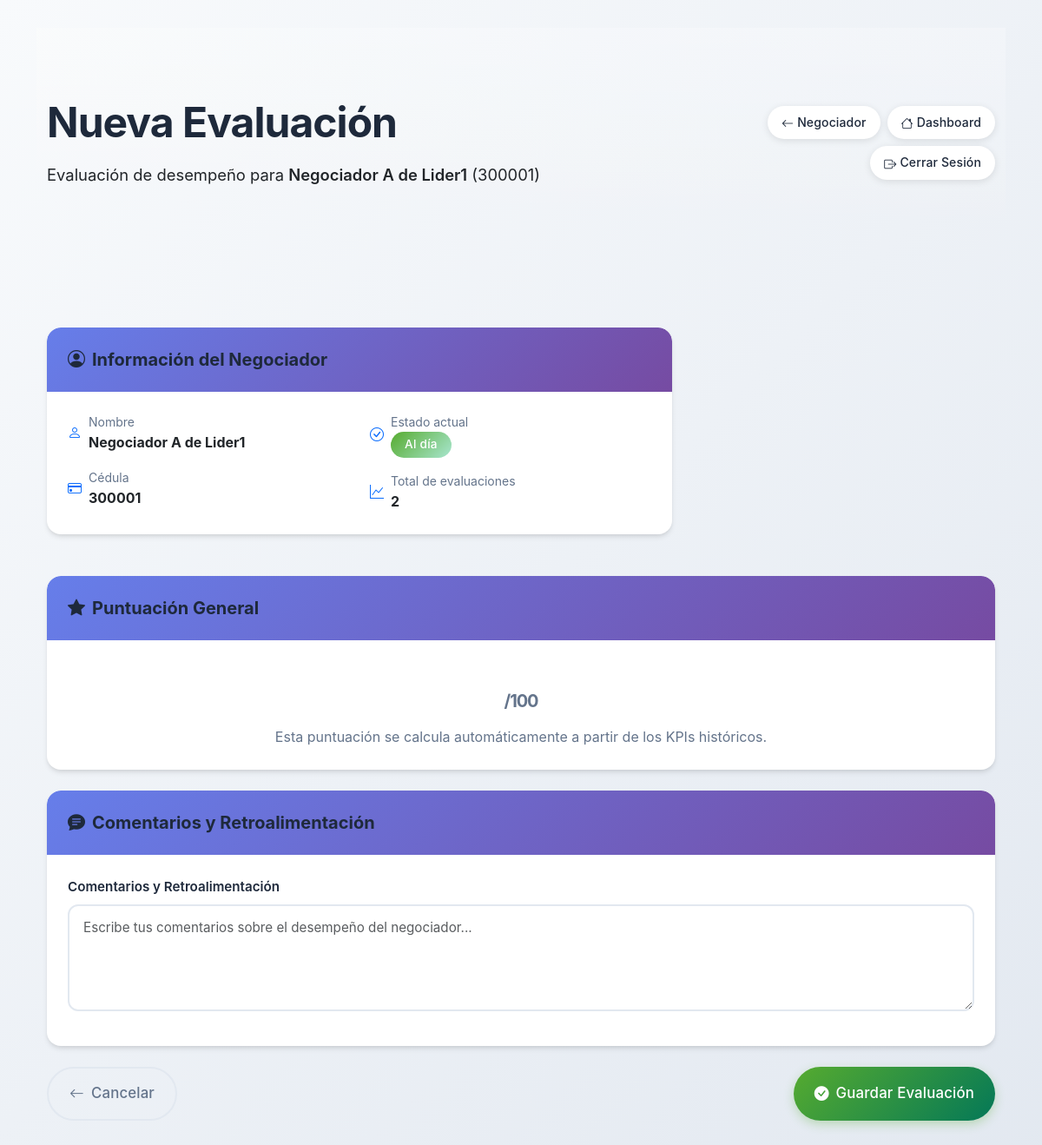
Page /negotiator/300001/start-evaluation/ (signed in) on the committed database.
### accounts/models.py (models this page shows, shortened)
class Negotiator(models.Model):
    leader = models.ForeignKey(
        User,
        on_delete=models.CASCADE,
        related_name='negotiators',
        limit_choices_to={'role': 'lider'}
    )
    name = models.CharField(max_length=255)
    cedula = models.CharField(max_length=12, unique=True)
    @property
    def get_evaluation_status(self):
        last_evaluation = self.evaluations.order_by('-date').first()
        if not last_evaluation:
            return "Pendiente"
        six_months_ago = timezone.now() - timedelta(days=180)
        if last_evaluation.date < six_months_ago:
            return "Pendiente"
        return "Al día"
    def get_evaluation_count(self):
        return self.evaluations.count()
    def calcular_puntuacion_hacer(self, periodo_dias=30):
        from datetime import timedelta
        from django.utils import timezone
        kpi_fields = [
            'conversion_de_ventas',
            'porcentajes_cumplimiento_recaudo',
            'porcentaje_cumplimiento_conversion',
            'porcentaje_caidas_acuerdos',
        ]
        fecha_inicio = timezone.now().date() - timedelta(days=periodo_dias)
        indicadores = self.indicators.filter(date__gte=fecha_inicio)
        if not indicadores.exists():
            return None

class Evaluation(models.Model):
    negotiator = models.ForeignKey(Negotiator, on_delete=models.CASCADE, related_name='evaluations')
    evaluator = models.ForeignKey(User, on_delete=models.CASCADE, related_name='evaluations_made')
    date = models.DateTimeField(auto_now_add=True)
    overall_score = models.FloatField(default=0.0)
    feedback = models.TextField(blank=True)

### accounts/views.py (the view)
# urls.py: path('negotiator/<str:cedula>/start-evaluation/', views.start_evaluation_view, name='start_evaluation'),
@login_required
def start_evaluation_view(request, cedula):
    if request.user.role != 'lider':
        return redirect('profile')
    negotiator = get_object_or_404(Negotiator, cedula=cedula, leader=request.user)
    if request.method == 'POST':
        form = EvaluationForm(request.POST)
        if form.is_valid():
            overall_score = negotiator.calcular_puntuacion_hacer()
            evaluation = Evaluation.objects.create(
                negotiator=negotiator,
                evaluator=request.user,
                overall_score=overall_score if overall_score is not None else 0.0,
                feedback=form.cleaned_data['feedback']
            )
            latest_indicator = negotiator.indicators.order_by('-date').first()
            if latest_indicator:
                kpis = KPI.objects.filter(kpi_type='percentage')
                for kpi in kpis:
                    kpi_field_map = {
                        'Conversión de Ventas': 'conversion_de_ventas',
                        'Porcentajes de Cumplimiento de Recaudo': 'porcentajes_cumplimiento_recaudo',
                        'Porcentaje de Cumplimiento de Conversión': 'porcentaje_cumplimiento_conversion',
                        'Porcentaje de Caídas de Acuerdos': 'porcentaje_caidas_acuerdos',
                    }
                    field_name = kpi_field_map.get(kpi.name)
                    if field_name and hasattr(latest_indicator, field_name):
                        value = getattr(latest_indicator, field_name)
                        EvaluationKPI.objects.create(
                            evaluation=evaluation,
                            kpi=kpi,
                            score=value
                        )
            messages.success(request, f'Evaluación creada exitosamente para {negotiator.name}.')
            return redirect('negotiator_detail', cedula=cedula)
    else:
        form = EvaluationForm()
    context = {
        'negotiator': negotiator,
        'form': form
    }
    return render(request, 'accounts/start_evaluation.html', context)

### accounts/forms.py
class EvaluationForm(forms.Form):
    feedback = forms.CharField(
        label='Comentarios y Retroalimentación',
        widget=forms.Textarea(attrs={
            'class': 'form-control',
            'rows': 4,
            'placeholder': 'Escribe tus comentarios sobre el desempeño del negociador...'
        }),
        required=False
    )

### templates/accounts/start_evaluation.html (shortened to what this page needs)
{% extends 'base.html' %}
{% block content %}
<div class="bg-gradient text-white py-5" style="background: linear-gradient(135deg, #4facfe 0%, #00f2fe 100%);">
    <div class="container">
        <div class="row align-items-center">
            <div class="col-lg-8">
                <h1 class="display-5 fw-bold mb-3">Nueva Evaluación</h1>
                <p class="lead text-dark mb-0">Evaluación de desempeño para <span class="fw-semibold">{{ negotiator.name }}</span> ({{ negotiator.cedula }})</p>
            </div>
            <div class="col-lg-4 text-lg-end mt-3 mt-lg-0">
                <div class="d-flex flex-wrap gap-2 justify-content-lg-end">
                    <a href="{% url 'negotiator_detail' cedula=negotiator.cedula %}" class="btn btn-light btn-sm rounded-pill px-3">
                        <i class="bi bi-arrow-left me-1"></i>Negociador
                    </a>
                    <a href="{% url 'lider_dashboard' %}" class="btn btn-light btn-sm rounded-pill px-3">
                        <i class="bi bi-house me-1"></i>Dashboard
                    </a>
                    <a href="/accounts/logout" class="btn btn-light btn-sm rounded-pill px-3">
                        <i class="bi bi-box-arrow-right me-1"></i>Cerrar Sesión
                    </a>
                </div>
            </div>
        </div>
    </div>
</div>
<div class="container my-5">
    {% if has_recent_evaluation %}
        <div class="text-center py-5">
            <div class="mb-4">
                <i class="bi bi-exclamation-triangle-fill text-warning" style="font-size: 4rem;"></i>
            </div>
            <h3 class="fw-bold text-warning mb-3">Evaluación Reciente Detectada</h3>
            <p class="lead text-muted mb-4">Ya existe una evaluación reciente del {{ recent_evaluation.date|date:"d/m/Y" }}. Espere al menos 7 días entre evaluaciones.</p>
            <a href="{% url 'negotiator_detail' cedula=negotiator.cedula %}" class="btn btn-warning btn-lg rounded-pill px-4">
                <i class="bi bi-arrow-left me-2"></i>Volver al Negociador
            </a>
        </div>
    {% else %}
        <div class="row mb-5">
            <div class="col-lg-8">
                <div class="card border-0 shadow-sm">
                    <div class="card-header bg-primary text-white border-0 rounded-top">
                        <h5 class="mb-0 d-flex align-items-center">
                            <i class="bi bi-person-circle me-2"></i>
                            Información del Negociador
                        </h5>
                    </div>
                    <div class="card-body p-4">
                        <div class="row g-4">
                            <div class="col-md-6">
                                <div class="d-flex align-items-center mb-3">
                                    <i class="bi bi-person text-primary me-2"></i>
                                    <div>
                                        <small class="text-muted d-block">Nombre</small>
                                        <strong>{{ negotiator.name }}</strong>
                                    </div>
                                </div>
                                <div class="d-flex align-items-center">
                                    <i class="bi bi-credit-card text-primary me-2"></i>
                                    <div>
                                        <small class="text-muted d-block">Cédula</small>
                                        <strong>{{ negotiator.cedula }}</strong>
                                    </div>
                                </div>
                            </div>
                            <div class="col-md-6">
                                <div class="d-flex align-items-center mb-3">
                                    <i class="bi bi-check-circle text-primary me-2"></i>
                                    <div>
                                        <small class="text-muted d-block">Estado actual</small>
                                        <span class="badge {% if negotiator.get_evaluation_status == 'Al día' %}bg-success{% else %}bg-warning text-dark{% endif %} px-3 py-2">
                                            {{ negotiator.get_evaluation_status }}
                                        </span>
                                    </div>
                                </div>
                                <div class="d-flex align-items-center">
                                    <i class="bi bi-graph-up text-primary me-2"></i>
                                    <div>
                                        <small class="text-muted d-block">Total de evaluaciones</small>
                                        <strong>{{ negotiator.get_evaluation_count }}</strong>
                                    </div>
                                </div>
                            </div>
                        </div>
                    </div>
                </div>
            </div>
        </div>
        <form method="post">
            <div class="card border-0 shadow-sm mb-4">
                <div class="card-header bg-success text-white border-0">
                    <h5 class="mb-0 d-flex align-items-center">
                        <i class="bi bi-star-fill me-2"></i>
                        Puntuación General
                    </h5>
                </div>
                <div class="card-body p-4">
                    <div class="text-center">
                        <div class="display-4 fw-bold text-success mb-2">
                            {% with puntuacion=negotiator.calcular_puntuacion_hacer %}
                                {{ puntuacion|floatformat:1 }}<small class="fs-5 text-muted">/100</small>
                            {% endwith %}
                        </div>
                        <p class="text-muted mb-0">Esta puntuación se calcula automáticamente a partir de los KPIs históricos.</p>
                    </div>
                </div>
            </div>
            <div class="card border-0 shadow-sm mb-4">
                <div class="card-header bg-warning text-dark border-0">
                    <h5 class="mb-0 d-flex align-items-center">
                        <i class="bi bi-chat-text-fill me-2"></i>
                        Comentarios y Retroalimentación
                    </h5>
                </div>
                <div class="card-body p-4">
                    <div class="mb-3">
                        <label for="{{ form.feedback.id_for_label }}" class="form-label fw-semibold">
                            {{ form.feedback.label }}
                        </label>
                        {{ form.feedback }}
                    </div>
                </div>
            </div>
            <div class="d-flex justify-content-between gap-3">
                <a href="{% url 'negotiator_detail' cedula=negotiator.cedula %}" class="btn btn-outline-secondary btn-lg rounded-pill px-4">
                    <i class="bi bi-arrow-left me-2"></i>Cancelar
                </a>
                <button type="submit" class="btn btn-success btn-lg rounded-pill px-4">
                    <i class="bi bi-check-circle-fill me-2"></i>Guardar Evaluación
                </button>
            </div>
        </form>
    {% endif %}
</div>
{% endblock %}

### templates/base.html (style rules this page uses)
:root { --primary-color: #667eea; --primary-dark: #5568d3; --primary-light: #8b9aee; --secondary-color: #764ba2; --success-color: #56ab2f; --success-light: #a8e6cf; --warning-color: #ffa726; --warning-dark: #ff7043; --danger-color: #ff6b6b; --danger-dark: #ee5a24; --info-color: #4facfe; --info-light: #00f2fe; --light-bg: #f8fafc; --card-bg: #ffffff; --text-dark: #1e293b; --text-muted: #64748b; --border-color: #e2e8f0; --card-shadow: 0 4px 6px -1px rgba(0, 0, 0, 0.1), 0 2px 4px -1px rgba(0, 0, 0, 0.06); --card-shadow-hover: 0 20px 25px -5px rgba(0, 0, 0, 0.1), 0 10px 10px -5px rgba(0, 0, 0, 0.04); --card-shadow-lg: 0 10px 15px -3px rgba(0, 0, 0, 0.1), 0 4px 6px -2px rgba(0, 0, 0, 0.05); }
* { box-sizing: border-box; }
body { background: linear-gradient(135deg, #f8fafc 0%, #e2e8f0 100%); font-family: 'Inter', 'Segoe UI', Tahoma, Geneva, Verdana, sans-serif; min-height: 100vh; color: var(--text-dark); line-height: 1.6; }
.container { padding-top: 2rem; padding-bottom: 2rem; }
.card { border: none; border-radius: 16px; box-shadow: var(--card-shadow); transition: all 0.3s cubic-bezier(0.4, 0, 0.2, 1); background: var(--card-bg); overflow: hidden; }
.card-header { background: linear-gradient(135deg, var(--primary-color) 0%, var(--secondary-color) 100%); color: white; border-radius: 16px 16px 0 0 !important; padding: 1.5rem; border: none; font-weight: 600; }
.shadow-sm { box-shadow: var(--card-shadow) !important; }
.btn { border-radius: 12px; padding: 0.75rem 1.5rem; font-weight: 500; transition: all 0.3s cubic-bezier(0.4, 0, 0.2, 1); border: none; font-size: 0.95rem; letter-spacing: 0.01em; }
.btn-success { background: linear-gradient(135deg, var(--success-color) 0%, #047857 100%); box-shadow: 0 4px 12px rgba(86, 171, 47, 0.3); }
.btn-light { background: white; color: var(--text-dark); box-shadow: 0 2px 8px rgba(0, 0, 0, 0.1); }
.btn-outline-secondary { border: 2px solid var(--border-color); color: var(--text-muted); }
.btn-sm { padding: 0.5rem 1rem; font-size: 0.875rem; }
.btn-lg { padding: 1rem 2rem; font-size: 1.05rem; }
.rounded-pill { border-radius: 50px !important; }
.badge { padding: 0.5rem 1rem; border-radius: 20px; font-weight: 500; font-size: 0.85rem; letter-spacing: 0.02em; }
.badge.bg-success { background: linear-gradient(135deg, var(--success-color) 0%, var(--success-light) 100%) !important; }
.form-control, .form-select { border-radius: 12px; border: 2px solid var(--border-color); padding: 0.875rem 1rem; transition: all 0.3s ease; font-size: 0.95rem; }
.form-label { font-weight: 600; color: var(--text-dark); margin-bottom: 0.5rem; font-size: 0.95rem; }
textarea.form-control { min-height: 120px; resize: vertical; }
h1, h2, h3, h4, h5, h6 { color: var(--text-dark); font-weight: 700; line-height: 1.3; margin-bottom: 1rem; }
.display-3, .display-4, .display-5 { font-weight: 800; letter-spacing: -0.02em; }
.lead { font-size: 1.15rem; font-weight: 400; line-height: 1.7; }
.text-muted { color: var(--text-muted) !important; }
.bg-gradient { position: relative; overflow: hidden; }
.bg-gradient::before { content: ''; position: absolute; top: 0; left: 0; right: 0; bottom: 0; background: inherit; opacity: 0.9; }
.bg-gradient > * { position: relative; z-index: 1; }
.bi { vertical-align: middle; }
.card, .alert, .dashboard-stat { animation: fadeIn 0.5s ease-out; }

### rows in the picture
Negotiator: name "Negociador A de Lider1", cedula "300001", get_evaluation_status "Al día", get_evaluation_count "2"
